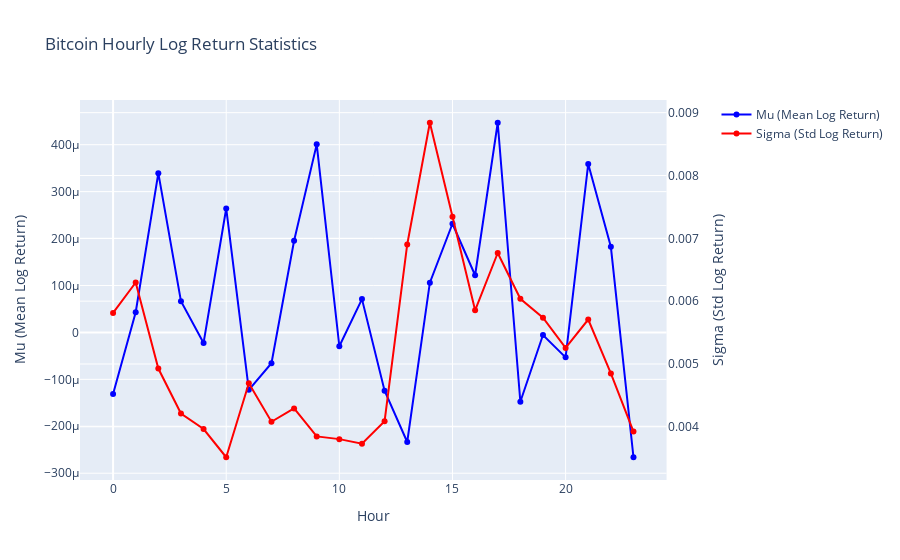

This figure's notebook cell:
### Code cell
import plotly.graph_objects as go
from plotly.subplots import make_subplots

# Create subplot with secondary y-axis
fig = make_subplots(specs=[[{"secondary_y": True}]])

# Extract hours, mu, and sigma from the hours list
hours_df = pd.DataFrame(hours)

# Add mu (mean) on primary y-axis
fig.add_trace(go.Scatter(
    x=hours_df['hour'],
    y=hours_df['mu'],
    mode='lines+markers',
    name='Mu (Mean Log Return)',
    line=dict(color='blue', width=2),
    marker=dict(size=6)
), secondary_y=False)

# Add sigma (std) on secondary y-axis
fig.add_trace(go.Scatter(
    x=hours_df['hour'],
    y=hours_df['sigma'],
    mode='lines+markers',
    name='Sigma (Std Log Return)',
    line=dict(color='red', width=2),
    marker=dict(size=6)
), secondary_y=True)

# Update layout
fig.update_xaxes(title_text="Hour")
fig.update_yaxes(title_text="Mu (Mean Log Return)", secondary_y=False)
fig.update_yaxes(title_text="Sigma (Std Log Return)", secondary_y=True)

fig.update_layout(
    title='Bitcoin Hourly Log Return Statistics',
    showlegend=True,
    hovermode='x unified'
)

fig.show()

### Figure 1 — Plotly figure (JSON) as saved in the notebook; plotly's stock layout.template omitted (floating-point values rounded to 4 significant figures)
{"data": [{"line": {"color": "blue", "width": 2}, "marker": {"size": 6}, "mode": "lines+markers", "name": "Mu (Mean Log Return)", "type": "scatter", "x": [0, 1, 2, 3, 4, 5, 6, 7, 8, 9, 10, 11, 12, 13, 14, 15, 16, 17, 18, 19, 20, 21, 22, 23], "xaxis": "x", "y": [-0.0001313, 4.31e-05, 0.0003394, 6.645e-05, -2.239e-05, 0.0002641, -0.0001224, -6.571e-05, 0.0001952, 0.0004007, -2.947e-05, 7.096e-05, -0.0001243, -0.0002335, 0.000106, 0.0002315, 0.0001219, 0.0004468, -0.0001477, -5.541e-06, -5.317e-05, 0.000359, 0.0001825, -0.000266], "yaxis": "y"}, {"line": {"color": "red", "width": 2}, "marker": {"size": 6}, "mode": "lines+markers", "name": "Sigma (Std Log Return)", "type": "scatter", "x": [0, 1, 2, 3, 4, 5, 6, 7, 8, 9, 10, 11, 12, 13, 14, 15, 16, 17, 18, 19, 20, 21, 22, 23], "xaxis": "x", "y": [0.005812, 0.006297, 0.004927, 0.004211, 0.003965, 0.003516, 0.004693, 0.004081, 0.004293, 0.003848, 0.003804, 0.00373, 0.004089, 0.006902, 0.008839, 0.007344, 0.005855, 0.006766, 0.006037, 0.005736, 0.005255, 0.005707, 0.00485, 0.003924], "yaxis": "y2"}], "layout": {"hovermode": "x unified", "showlegend": true, "title": {"text": "Bitcoin Hourly Log Return Statistics"}, "xaxis": {"anchor": "y", "domain": [0, 0.94], "title": {"text": "Hour"}}, "yaxis": {"anchor": "x", "domain": [0, 1], "title": {"text": "Mu (Mean Log Return)"}}, "yaxis2": {"anchor": "x", "overlaying": "y", "side": "right", "title": {"text": "Sigma (Std Log Return)"}}}}
